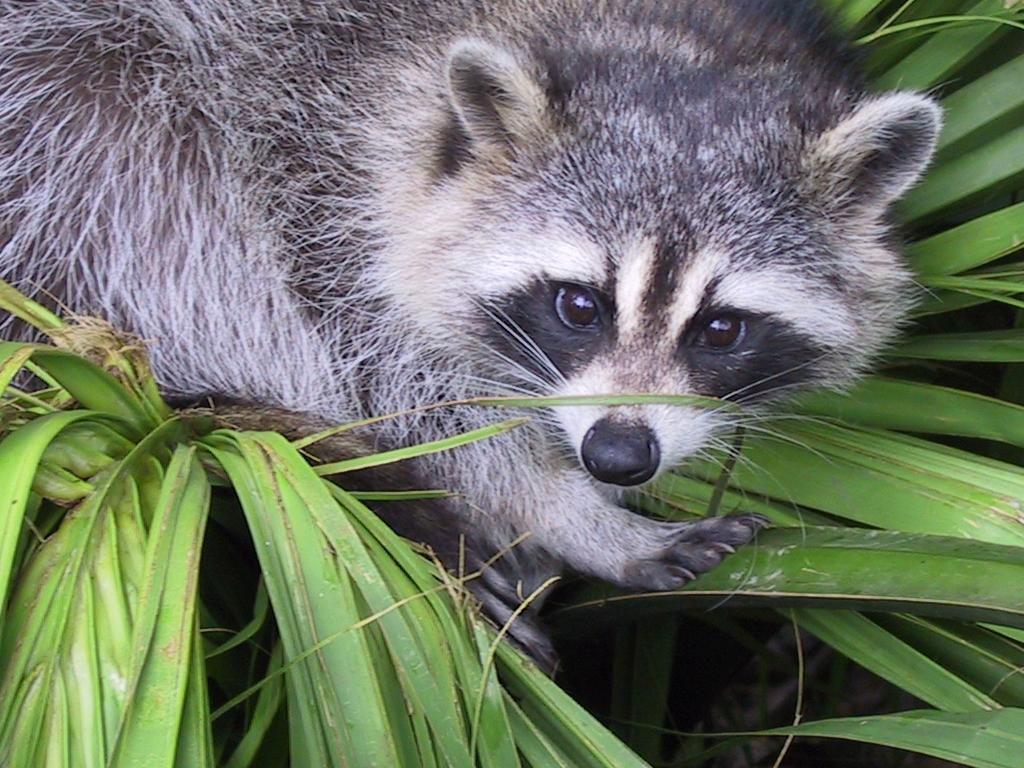
#> input picture 1_Array/ex03/animal.jpeg, 1024 x 768 px
$ python zoom.py
#> lines starting #> are read from the running program, lines starting #| are printed output that depends on the picture
### 1_Array/ex03/load_image.py
"""1_Array ex03"""
# https://pillow.readthedocs.io/en/stable/handbook/tutorial.html


import numpy as np
from PIL import Image
import os


def channel(mode: str) -> int:
    """Return nb of channels for a given mode"""
    toChannel = {
        "1": 1,
        "L": 1,
        "P": 1,
        "RGB": 3,
        "RGBA": 4,
        "CMYK": 4,
        "YCbCr": 3,
        "LAB": 3,
    }
    return toChannel.get(mode, 0)


def ft_load(path: str) -> np.array:
    """Load a .JPEG or .JPG, prints format and pixels in RGB"""

    if not isinstance(path, str):
        raise Exception("wrong type")
    if not os.path.isfile(path):
        raise Exception(f"invalid parameter : {path}")

    try:
        img = Image.open(path)
    except Exception:
        raise Exception("not supported")

    norm = f'({img.size[1]}, {img.size[0]}, {channel(img.mode)})'
    print(f'The shape of image is: {norm}')
    pix = np.array(img)
    img.close()
    return pix

### 1_Array/ex03/zoom.py
"""1_Array ex03"""

# https://pillow.readthedocs.io/en/stable/reference/Image.html#PIL.Image.Image

import numpy as np
import sys
from load_image import ft_load, channel
from PIL import Image


def formatPrinting(arr):
    """Just change format of printing an array for visibility"""
    print(f'{arr[0, 0]}\n{arr[0, 1]}\n{arr[0, 2]}')
    print('...')
    print(f'{arr[-1, -3]}\n{arr[-1, -2]}\n{arr[-1, -1]}')


def main():
    """Main function"""
    try:
        try:
            imgBefore = Image.open("./animal.jpeg")
#> imgBefore is the input picture: PIL image 1024x768 RGB; mean R, G, B 110.7, 117.7, 102.1
        except Exception:
            sys.exit("could not open image")

        before = np.array(ft_load("./animal.jpeg"))
#| The shape of image is: (768, 1024, 3)
        formatPrinting(before)
#| [120 111 132]
#| [139 130 151]
#| [155 146 167]
#| [120 156  94]
#| [119 154  90]
#| [118 153  89]
        # print(before)

        imgCrop = imgBefore.crop((450, 100, 850, 500))
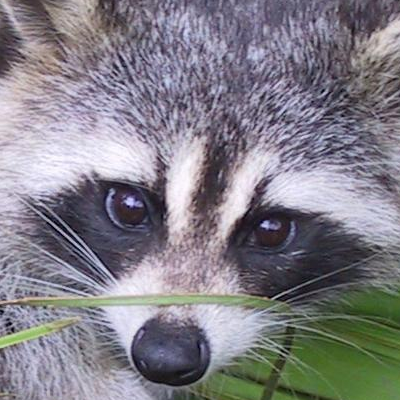
#> imgCrop: PIL image 400x400 RGB; mean R, G, B 129.9, 127, 135.2
        grey = imgCrop.convert('L')
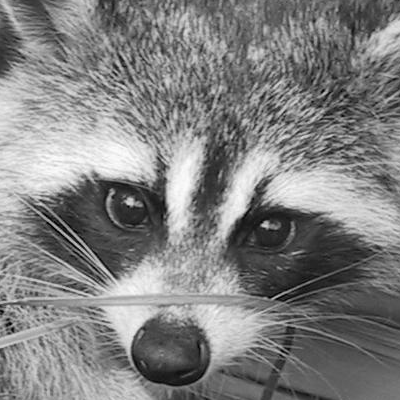
#> grey: PIL image 400x400 L; min 0, max 253, mean 128.8
        grey.save('./zoomedIn.jpeg')

        norm = f'({grey.size[1]}, {grey.size[0]}, {channel(grey.mode)})'
#> norm = '(400, 400, 1)'
        print(f'New shape after slicing: {norm} or {grey.size}')
#| New shape after slicing: (400, 400, 1) or (400, 400)

        pix = np.array(grey)

        formatPrinting(pix)
#| 163
#| 176
#| 188
#| 120
#| 118
#| 118
        # print(pix)

    except Exception as e:
        print(f"Error: {e}")


if __name__ == "__main__":
    main()
